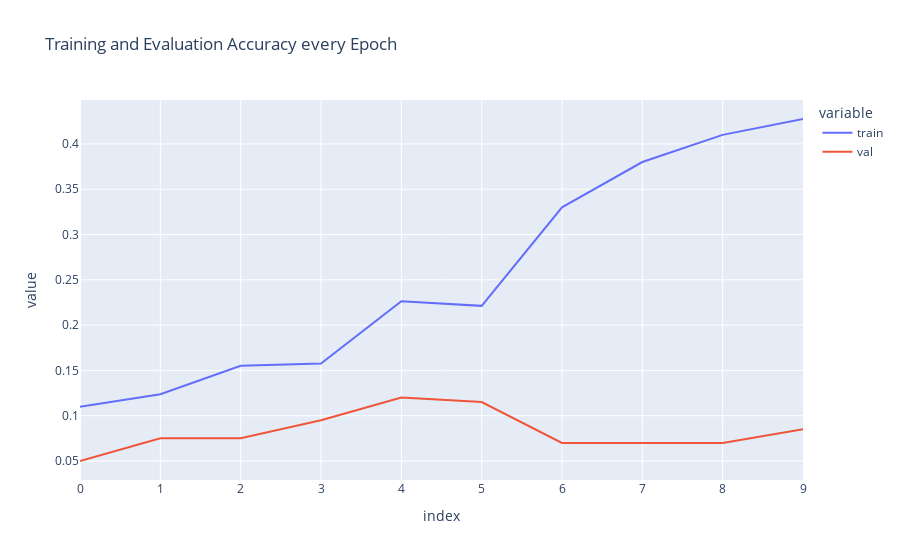

The notebook cell this image was saved under:
### Code cell
from plotly.offline import iplot, init_notebook_mode
import plotly.express as px
import pandas as pd

init_notebook_mode(connected=True)

acc = pd.DataFrame({
    'train': history.history['accuracy'],
    'val': history.history['val_accuracy']
})

fig = px.line(
    acc,
    x=acc.index,
    y=acc.columns[0:],
    title='Training and Evaluation Accuracy every Epoch'
)

fig.show()

### Figure 1 — Plotly figure (JSON) as saved in the notebook; plotly's stock layout.template omitted (floating-point values rounded to 4 significant figures)
{"data": [{"hovertemplate": "variable=train<br>index=%{x}<br>value=%{y}<extra></extra>", "legendgroup": "train", "line": {"color": "#636efa", "dash": "solid"}, "marker": {"symbol": "circle"}, "mode": "lines", "name": "train", "orientation": "v", "showlegend": true, "type": "scatter", "x": [0, 1, 2, 3, 4, 5, 6, 7, 8, 9], "xaxis": "x", "y": [0.11, 0.1238, 0.155, 0.1575, 0.2262, 0.2212, 0.33, 0.38, 0.41, 0.4275], "yaxis": "y"}, {"hovertemplate": "variable=val<br>index=%{x}<br>value=%{y}<extra></extra>", "legendgroup": "val", "line": {"color": "#EF553B", "dash": "solid"}, "marker": {"symbol": "circle"}, "mode": "lines", "name": "val", "orientation": "v", "showlegend": true, "type": "scatter", "x": [0, 1, 2, 3, 4, 5, 6, 7, 8, 9], "xaxis": "x", "y": [0.05, 0.075, 0.075, 0.095, 0.12, 0.115, 0.07, 0.07, 0.07, 0.085], "yaxis": "y"}], "layout": {"legend": {"title": {"text": "variable"}, "tracegroupgap": 0}, "title": {"text": "Training and Evaluation Accuracy every Epoch"}, "xaxis": {"anchor": "y", "domain": [0, 1], "title": {"text": "index"}}, "yaxis": {"anchor": "x", "domain": [0, 1], "title": {"text": "value"}}}}
